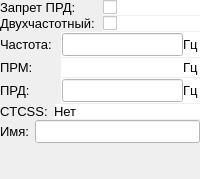
               <widget class="QWidget" name="CHM50_page">
                <layout class="QVBoxLayout" name="verticalLayout_44">
                 <property name="spacing">
                  <number>1</number>
                 </property>
                 <property name="leftMargin">
                  <number>0</number>
                 </property>
                 <property name="topMargin">
                  <number>0</number>
                 </property>
                 <property name="rightMargin">
                  <number>0</number>
                 </property>
                 <property name="bottomMargin">
                  <number>0</number>
                 </property>
                 <item>
                  <layout class="QHBoxLayout" name="horizontalLayout_63">
                   <property name="spacing">
                    <number>6</number>
                   </property>
                   <item>
                    <widget class="QLabel" name="label_83">
                     <property name="sizePolicy">
                      <sizepolicy hsizetype="Preferred" vsizetype="Fixed">
                       <horstretch>0</horstretch>
                       <verstretch>0</verstretch>
                      </sizepolicy>
                     </property>
                     <property name="font">
                      <font>
                       <pointsize>10</pointsize>
                      </font>
                     </property>
                     <property name="text">
                      <string>Запрет ПРД:</string>
                     </property>
                    </widget>
                   </item>
                   <item>
                    <widget class="QCheckBox" name="chm50_prd">
                     <property name="styleSheet">
                      <string notr="true">background: white;</string>
                     </property>
                     <property name="text">
                      <string/>
                     </property>
                    </widget>
                   </item>
                  </layout>
                 </item>
                 <item>
                  <layout class="QHBoxLayout" name="horizontalLayout_59">
                   <property name="spacing">
                    <number>6</number>
                   </property>
                   <property name="topMargin">
                    <number>0</number>
                   </property>
                   <property name="bottomMargin">
                    <number>0</number>
                   </property>
                   <item>
                    <widget class="QLabel" name="label_79">
                     <property name="sizePolicy">
                      <sizepolicy hsizetype="Preferred" vsizetype="Fixed">
                       <horstretch>0</horstretch>
                       <verstretch>0</verstretch>
                      </sizepolicy>
                     </property>
                     <property name="font">
                      <font>
                       <pointsize>10</pointsize>
                      </font>
                     </property>
                     <property name="text">
                      <string>Двухчастотный:</string>
                     </property>
                    </widget>
                   </item>
                   <item>
                    <widget class="QCheckBox" name="chm50_dualfreq">
                     <property name="styleSheet">
                      <string notr="true">background: white;</string>
                     </property>
                     <property name="text">
                      <string/>
                     </property>
                    </widget>
                   </item>
                  </layout>
                 </item>
                 <item>
                  <widget class="QWidget" name="widget_28" native="true">
                   <layout class="QHBoxLayout" name="horizontalLayout_67">
                    <property name="spacing">
                     <number>6</number>
                    </property>
                    <property name="leftMargin">
                     <number>0</number>
                    </property>
                    <property name="topMargin">
                     <number>0</number>
                    </property>
                    <property name="rightMargin">
                     <number>0</number>
                    </property>
                    <property name="bottomMargin">
                     <number>0</number>
                    </property>
                    <item>
                     <widget class="QLabel" name="label_87">
                      <property name="sizePolicy">
                       <sizepolicy hsizetype="Preferred" vsizetype="Fixed">
                        <horstretch>0</horstretch>
                        <verstretch>0</verstretch>
                       </sizepolicy>
                      </property>
                      <property name="font">
                       <font>
                        <pointsize>10</pointsize>
                       </font>
                      </property>
                      <property name="text">
                       <string>Частота:</string>
                      </property>
                     </widget>
                    </item>
                    <item>
                     <widget class="QWidget" name="chm50_freq_full" native="true">
                      <property name="maximumSize">
                       <size>
                        <width>139</width>
                        <height>16777215</height>
                       </size>
                      </property>
                      <property name="styleSheet">
                       <string notr="true">background: white;</string>
                      </property>
                      <layout class="QHBoxLayout" name="horizontalLayout_68">
                       <property name="spacing">
                        <number>0</number>
                       </property>
                       <property name="leftMargin">
                        <number>1</number>
                       </property>
                       <property name="topMargin">
                        <number>1</number>
                       </property>
                       <property name="rightMargin">
                        <number>1</number>
                       </property>
                       <property name="bottomMargin">
                        <number>1</number>
                       </property>
                       <item>
                        <widget class="QLineEdit" name="chm50_freq">
                         <property name="font">
                          <font>
                           <pointsize>10</pointsize>
                          </font>
                         </property>
                         <property name="styleSheet">
                          <string notr="true">background: white;</string>
                         </property>
                        </widget>
                       </item>
                       <item>
                        <widget class="QLabel" name="label_88">
                         <property name="sizePolicy">
                          <sizepolicy hsizetype="Fixed" vsizetype="Fixed">
                           <horstretch>0</horstretch>
                           <verstretch>0</verstretch>
                          </sizepolicy>
                         </property>
                         <property name="font">
                          <font>
                           <pointsize>10</pointsize>
                          </font>
                         </property>
                         <property name="text">
                          <string>Гц</string>
                         </property>
                        </widget>
                       </item>
                      </layout>
                     </widget>
                    </item>
                   </layout>
                  </widget>
                 </item>
                 <item>
                  <widget class="QWidget" name="widget_27" native="true">
                   <layout class="QHBoxLayout" name="horizontalLayout_64">
                    <property name="spacing">
                     <number>6</number>
                    </property>
                    <property name="leftMargin">
                     <number>0</number>
                    </property>
                    <property name="topMargin">
                     <number>0</number>
                    </property>
                    <property name="rightMargin">
                     <number>0</number>
                    </property>
                    <property name="bottomMargin">
                     <number>0</number>
                    </property>
                    <item>
                     <widget class="QLabel" name="label_84">
                      <property name="sizePolicy">
                       <sizepolicy hsizetype="Preferred" vsizetype="Fixed">
                        <horstretch>0</horstretch>
                        <verstretch>0</verstretch>
                       </sizepolicy>
                      </property>
                      <property name="font">
                       <font>
                        <pointsize>10</pointsize>
                       </font>
                      </property>
                      <property name="text">
                       <string>ПРМ:</string>
                      </property>
                     </widget>
                    </item>
                    <item>
                     <widget class="QWidget" name="chm50_prm_freq_full" native="true">
                      <property name="maximumSize">
                       <size>
                        <width>139</width>
                        <height>16777215</height>
                       </size>
                      </property>
                      <property name="styleSheet">
                       <string notr="true">background: white;</string>
                      </property>
                      <layout class="QHBoxLayout" name="horizontalLayout_65">
                       <property name="spacing">
                        <number>0</number>
                       </property>
                       <property name="leftMargin">
                        <number>1</number>
                       </property>
                       <property name="topMargin">
                        <number>1</number>
                       </property>
                       <property name="rightMargin">
                        <number>1</number>
                       </property>
                       <property name="bottomMargin">
                        <number>1</number>
                       </property>
                       <item>
                        <widget class="QLineEdit" name="chm50_prm_freq">
                         <property name="font">
                          <font>
                           <pointsize>10</pointsize>
                          </font>
                         </property>
                         <property name="styleSheet">
                          <string notr="true">background: white;</string>
                         </property>
                         <property name="frame">
                          <bool>false</bool>
                         </property>
                        </widget>
                       </item>
                       <item>
                        <widget class="QLabel" name="label_85">
                         <property name="sizePolicy">
                          <sizepolicy hsizetype="Fixed" vsizetype="Fixed">
                           <horstretch>0</horstretch>
                           <verstretch>0</verstretch>
                          </sizepolicy>
                         </property>
                         <property name="font">
                          <font>
                           <pointsize>10</pointsize>
                          </font>
                         </property>
                         <property name="text">
                          <string>Гц</string>
                         </property>
                        </widget>
                       </item>
                      </layout>
                     </widget>
                    </item>
                   </layout>
                  </widget>
                 </item>
                 <item>
                  <widget class="QWidget" name="widget_26" native="true">
                   <layout class="QHBoxLayout" name="horizontalLayout_61">
                    <property name="spacing">
                     <number>6</number>
                    </property>
                    <property name="leftMargin">
                     <number>0</number>
                    </property>
                    <property name="topMargin">
                     <number>0</number>
                    </property>
                    <property name="rightMargin">
                     <number>0</number>
                    </property>
                    <property name="bottomMargin">
                     <number>0</number>
                    </property>
                    <item>
                     <widget class="QLabel" name="label_81">
                      <property name="sizePolicy">
                       <sizepolicy hsizetype="Preferred" vsizetype="Fixed">
                        <horstretch>0</horstretch>
                        <verstretch>0</verstretch>
                       </sizepolicy>
                      </property>
                      <property name="font">
                       <font>
                        <pointsize>10</pointsize>
                       </font>
                      </property>
                      <property name="text">
                       <string>ПРД:</string>
                      </property>
                     </widget>
                    </item>
                    <item>
                     <widget class="QWidget" name="chm50_prd_freq_full" native="true">
                      <property name="maximumSize">
                       <size>
                        <width>139</width>
                        <height>16777215</height>
                       </size>
                      </property>
                      <property name="styleSheet">
                       <string>background: white;</string>
                      </property>
                      <layout class="QHBoxLayout" name="horizontalLayout_62">
                       <property name="spacing">
                        <number>0</number>
                       </property>
                       <property name="leftMargin">
                        <number>1</number>
                       </property>
                       <property name="topMargin">
                        <number>1</number>
                       </property>
                       <property name="rightMargin">
                        <number>1</number>
                       </property>
                       <property name="bottomMargin">
                        <number>1</number>
                       </property>
                       <item>
                        <widget class="QLineEdit" name="chm50_prd_freq">
                         <property name="font">
                          <font>
                           <pointsize>10</pointsize>
                          </font>
                         </property>
                         <property name="styleSheet">
                          <string notr="true">background: white;</string>
                         </property>
                        </widget>
                       </item>
                       <item>
                        <widget class="QLabel" name="label_82">
                         <property name="sizePolicy">
                          <sizepolicy hsizetype="Fixed" vsizetype="Fixed">
                           <horstretch>0</horstretch>
                           <verstretch>0</verstretch>
                          </sizepolicy>
                         </property>
                         <property name="font">
                          <font>
                           <pointsize>10</pointsize>
                          </font>
                         </property>
                         <property name="text">
                          <string>Гц</string>
                         </property>
                        </widget>
                       </item>
                      </layout>
                     </widget>
                    </item>
                   </layout>
                  </widget>
                 </item>
                 <item>
                  <layout class="QHBoxLayout" name="horizontalLayout_60">
                   <property name="spacing">
                    <number>6</number>
                   </property>
                   <item>
                    <widget class="QLabel" name="label_80">
                     <property name="sizePolicy">
                      <sizepolicy hsizetype="Fixed" vsizetype="Fixed">
                       <horstretch>0</horstretch>
                       <verstretch>0</verstretch>
                      </sizepolicy>
                     </property>
                     <property name="minimumSize">
                      <size>
                       <width>48</width>
                       <height>0</height>
                      </size>
                     </property>
                     <property name="font">
                      <font>
                       <pointsize>10</pointsize>
                      </font>
                     </property>
                     <property name="text">
                      <string>CTCSS:</string>
                     </property>
                    </widget>
                   </item>
                   <item>
                    <widget class="QLabel" name="chm50_ctcss">
                     <property name="font">
                      <font>
                       <pointsize>10</pointsize>
                      </font>
                     </property>
                     <property name="styleSheet">
                      <string notr="true">background: white;</string>
                     </property>
                     <property name="text">
                      <string>Нет</string>
                     </property>
                    </widget>
                   </item>
                  </layout>
                 </item>
                 <item>
                  <layout class="QHBoxLayout" name="horizontalLayout_66">
                   <property name="spacing">
                    <number>6</number>
                   </property>
                   <item>
                    <widget class="QLabel" name="label_86">
                     <property name="sizePolicy">
                      <sizepolicy hsizetype="Preferred" vsizetype="Fixed">
                       <horstretch>0</horstretch>
                       <verstretch>0</verstretch>
                      </sizepolicy>
                     </property>
                     <property name="font">
                      <font>
                       <pointsize>10</pointsize>
                      </font>
                     </property>
                     <property name="text">
                      <string>Имя:</string>
                     </property>
                    </widget>
                   </item>
                   <item>
                    <widget class="QLineEdit" name="chm50_name">
                     <property name="sizePolicy">
                      <sizepolicy hsizetype="Expanding" vsizetype="Fixed">
                       <horstretch>0</horstretch>
                       <verstretch>0</verstretch>
                      </sizepolicy>
                     </property>
                     <property name="font">
                      <font>
                       <pointsize>10</pointsize>
                      </font>
                     </property>
                     <property name="styleSheet">
                      <string notr="true">background: white;</string>
                     </property>
                    </widget>
                   </item>
                  </layout>
                 </item>
                 <item>
                  <spacer name="verticalSpacer_10">
                   <property name="orientation">
                    <enum>Qt::Vertical</enum>
                   </property>
                   <property name="sizeHint" stdset="0">
                    <size>
                     <width>20</width>
                     <height>36</height>
                    </size>
                   </property>
                  </spacer>
                 </item>
                </layout>
               </widget>
